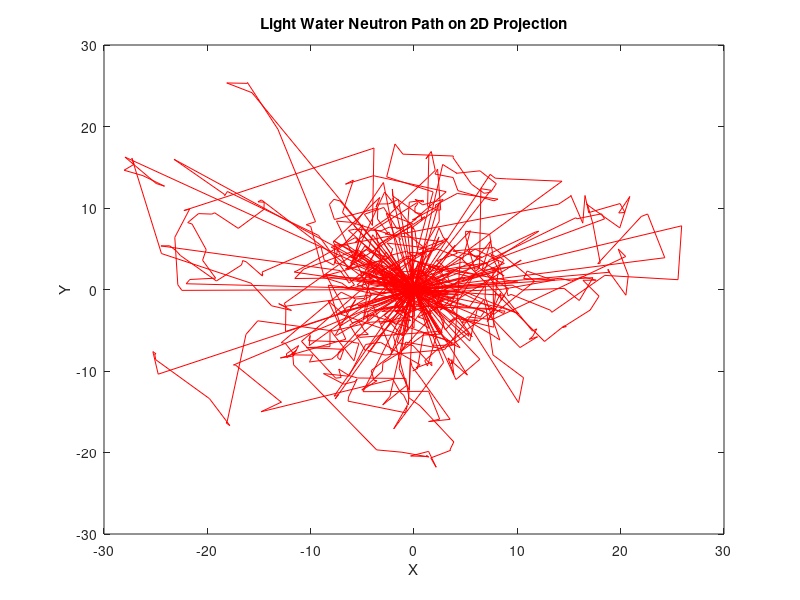
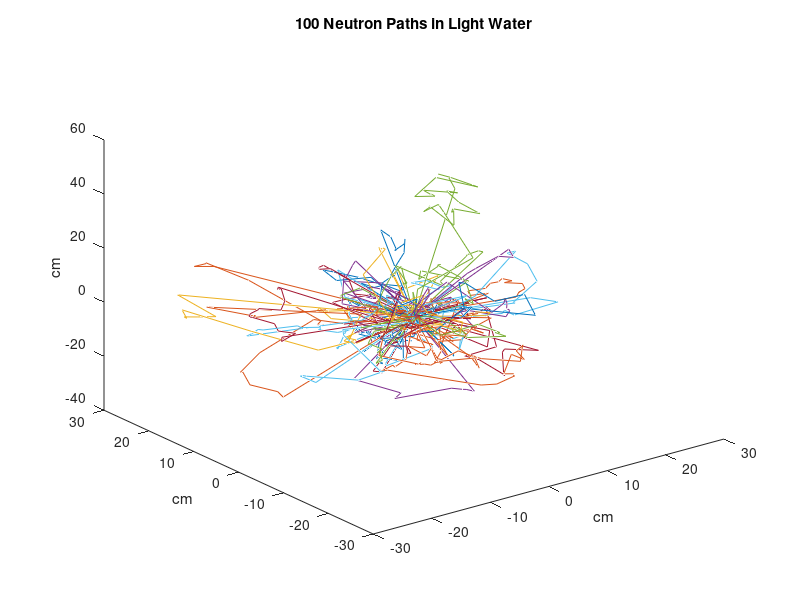
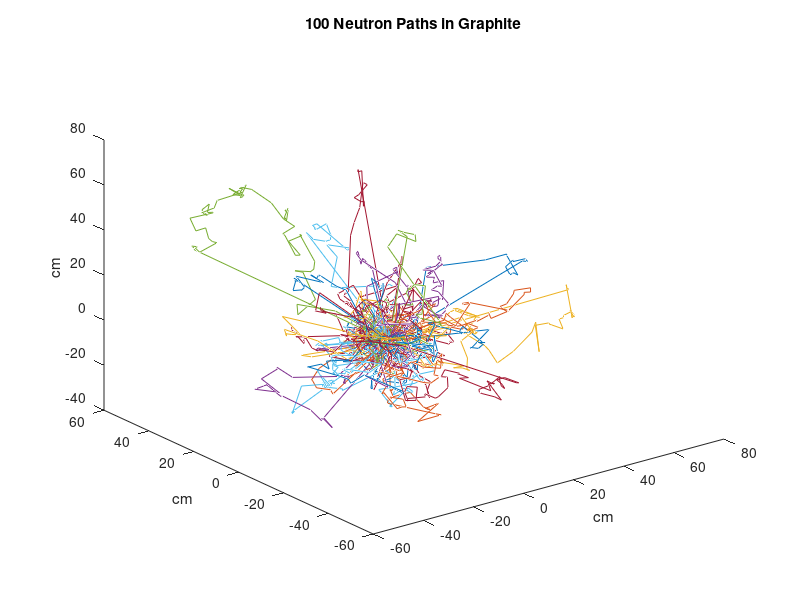
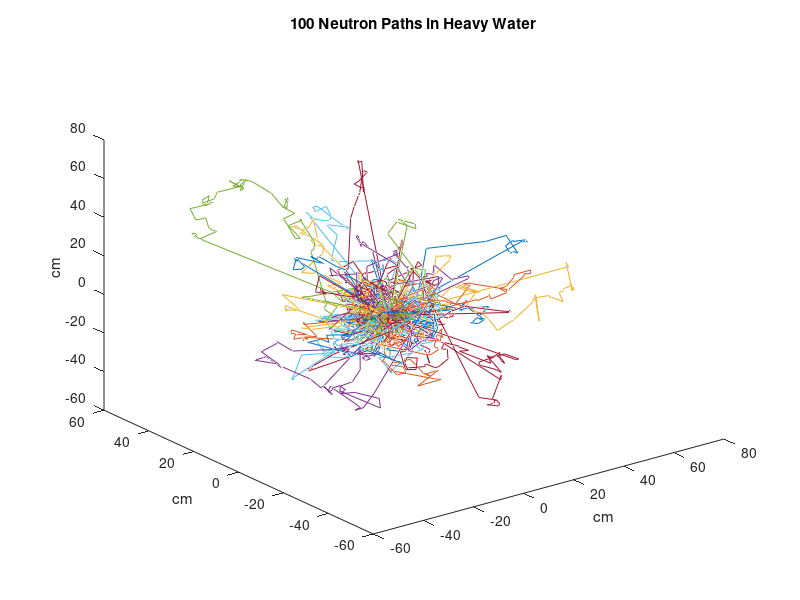

Write the MATLAB code that produced these figures, in order.
% Jacob Miske
% 22.05 Pset 2
% Fall 2018

%All neutrons are born at 0,0,0. Medium is homogeneous. Only S and A.
%Cross sections independent of energy (monoenergetics)

%Clear variables
clc; clear all
%Set problem constants
rng(1) %Select a random seed
neutrons = 100; %1e6; %number of neutrons to simulate
%Given cross section constants
waterSigmaA=0.030; waterSigmaS=0.270; waterSt=waterSigmaA+waterSigmaS;
graphiteSigmaA=0.0025; graphiteSigmaS=0.050; graphiteSt=graphiteSigmaA+graphiteSigmaS;
D2OSigmaA=0.0025;D2OSigmaS=0.025; D2OSt=D2OSigmaA+D2OSigmaS;
%Setting boundaries of computation
plottedN=100; scatLimit=200;
%Create placeholders 


%% Run for water

for i=1:neutrons
    %Generate Angles of initial direction
    phi=2*pi*rand(); cosNz=(1-2*rand()); sinNz=sqrt(1-cosNz^2);
    cosNx=sinNz*cos(phi); cosNy=sinNz*sin(phi);
    distanceX=0.0; distanceY=0.0; distanceZ=0.0; %Start at zero
    
    for j=2:1:scatLimit
        %For each neutron up until scatter limit, calculate some random
        %distance until next interaction with medium. Define distance in x,
        %y, and z by random incidence angles.
        distanceTravel=-log(rand())/waterSt;
        distanceX=distanceX+cosNx*distanceTravel; 
        distanceY=distanceY+cosNy*distanceTravel; 
        distanceZ=distanceZ+cosNz*distanceTravel;
        if i<=plottedN
            x(j,i)=distanceX;y(j,i)=distanceY;z(j,i)=distanceZ;
        end
        if rand() < real(waterSigmaS/waterSt)
            phi=2*pi*rand(); cosNz=(1-2*rand()); sinNz=sqrt(1-cosNz^2);
            cosNx=sinNz*cos(phi); cosNy=sinNz*sin(phi);
        else
            break;
        end
    end
end

% % Plot location of water points in 3D
figure(1) %First fig
for i = 1:(size(x,2)-1) %run through all events (s and eventually a)
    plot3(x(:,i),y(:,i),z(:,i))
    hold on
end
%Create x at end of neutron travel
for i =(size(x,1))
    plot3(x(:,i), y(:,i), z(:,i), 'x')
end
title('100 Neutron Paths in Light Water')
xlabel('cm');ylabel('cm');zlabel('cm'); %cross section units are (cm^-1)

%% Plot location of water points in 2D
figure(4);
for n=1:plottedN;
    plot(x(:,n),y(:,n),'r'); hold on
end
xlabel('X')
ylabel('Y')
title('Light Water Neutron Path on 2D Projection')
saveas(gcf,'Light Water Neutron Path on 2D Projection.pdf')


%% Calculations for water
%Max number of collisions
waterMaxCol = size(x,1);
waterX = x; waterY = y; waterZ = z;

%Mean # of collisions to absorption
%Assume neutron doesn't ever return to 0,0,0
collisionCounter = 0;
collisionsPerN = [];

for i = 2:size(waterX,1)
    
    for j = 1:size(waterX,2)
        if waterX(i,j) ~= 0
            collisionCounter=collisionCounter+1;
        end
    end
    collisionsPerN(j) = (collisionCounter);
    collisionCounter = 0;
end

%Calculating mean distance for the individual points
for i = 1:size(waterX,1)
    currentPoint = [0,0,0];
    for j = 1:size(waterX,2)
        currentPoint(1) = waterX(i,j);currentPoint(2) = waterY(i,j);currentPoint(3) = waterZ(i,j);
        
    end
    
end
% Derive 1/6 "mean square crow flight distance"


%Mean distance travelled between birth and absorption


% Maximum distance of any neutron during flight (cm)




%% Run for graphite

for i=1:neutrons
    %Generate Angles of initial direction
    phi=2*pi*rand(); cosNz=(1-2*rand()); sinNz=sqrt(1-cosNz^2);
    cosNx=sinNz*cos(phi); cosNy=sinNz*sin(phi);
    distanceX=0.0; distanceY=0.0; distanceZ=0.0; %Start at zero
    
    for j=2:1:scatLimit
        %For each neutron up until scatter limit, calculate some random
        %distance until next interaction with medium. Define distance in x,
        %y, and z by random incidence angles.
        distanceTravel=-log(rand())/waterSt;
        distanceX=distanceX+cosNx*distanceTravel; 
        distanceY=distanceY+cosNy*distanceTravel; 
        distanceZ=distanceZ+cosNz*distanceTravel;
        if i<=plottedN
            x(j,i)=distanceX;y(j,i)=distanceY;z(j,i)=distanceZ;
        end
        if rand() < real(graphiteSigmaS/graphiteSt)
            phi=2*pi*rand(); cosNz=(1-2*rand()); sinNz=sqrt(1-cosNz^2);
            cosNx=sinNz*cos(phi); cosNy=sinNz*sin(phi);
        else
            break;
        end
    end
end

% Plot location of graphite points 
figure(2) %second fig
for i = 1:(size(x,2)-1) %run through all events (s and eventually a)
    plot3(x(:,i),y(:,i),z(:,i))
    hold on
end
%Create x at end of neutron travel
for i =(size(x,2))
    plot3(x(:,i), y(:,i), z(:,i), 'x')
end

title('100 Neutron Paths in Graphite')
xlabel('cm');ylabel('cm');zlabel('cm'); %cross section units are (cm^-1)





%% Run for heavy water
for i=1:neutrons
    %Generate Angles of initial direction
    phi=2*pi*rand(); cosNz=(1-2*rand()); sinNz=sqrt(1-cosNz^2);
    cosNx=sinNz*cos(phi); cosNy=sinNz*sin(phi);
    distanceX=0.0; distanceY=0.0; distanceZ=0.0; %Start at zero
    
    for j=2:1:scatLimit
        %For each neutron up until scatter limit, calculate some random
        %distance until next interaction with medium. Define distance in x,
        %y, and z by random incidence angles.
        distanceTravel=-log(rand())/waterSt;
        distanceX=distanceX+cosNx*distanceTravel;
        distanceY=distanceY+cosNy*distanceTravel;
        distanceZ=distanceZ+cosNz*distanceTravel;
        if i<=plottedN
            x(j,i)=distanceX;y(j,i)=distanceY;z(j,i)=distanceZ;
        end
        if rand() < real(D2OSigmaS/D2OSt)
            phi=2*pi*rand(); cosNz=(1-2*rand()); sinNz=sqrt(1-cosNz^2);
            cosNx=sinNz*cos(phi); cosNy=sinNz*sin(phi);
        else
            break;
        end
    end
end

% % Plot location of heavy water points
figure(3) %third fig
for i = 1:(size(x,2)-1) %run through all events (s and eventually a)
    plot3(x(:,i),y(:,i),z(:,i))
    hold on
end
%Create x at end of neutron travel
for i =(size(x,2))
    plot3(x(:,i), y(:,i), z(:,i), 'x')
end

title('100 Neutron Paths in Heavy Water')
xlabel('cm');ylabel('cm');zlabel('cm'); %cross section units are (cm^-1)

